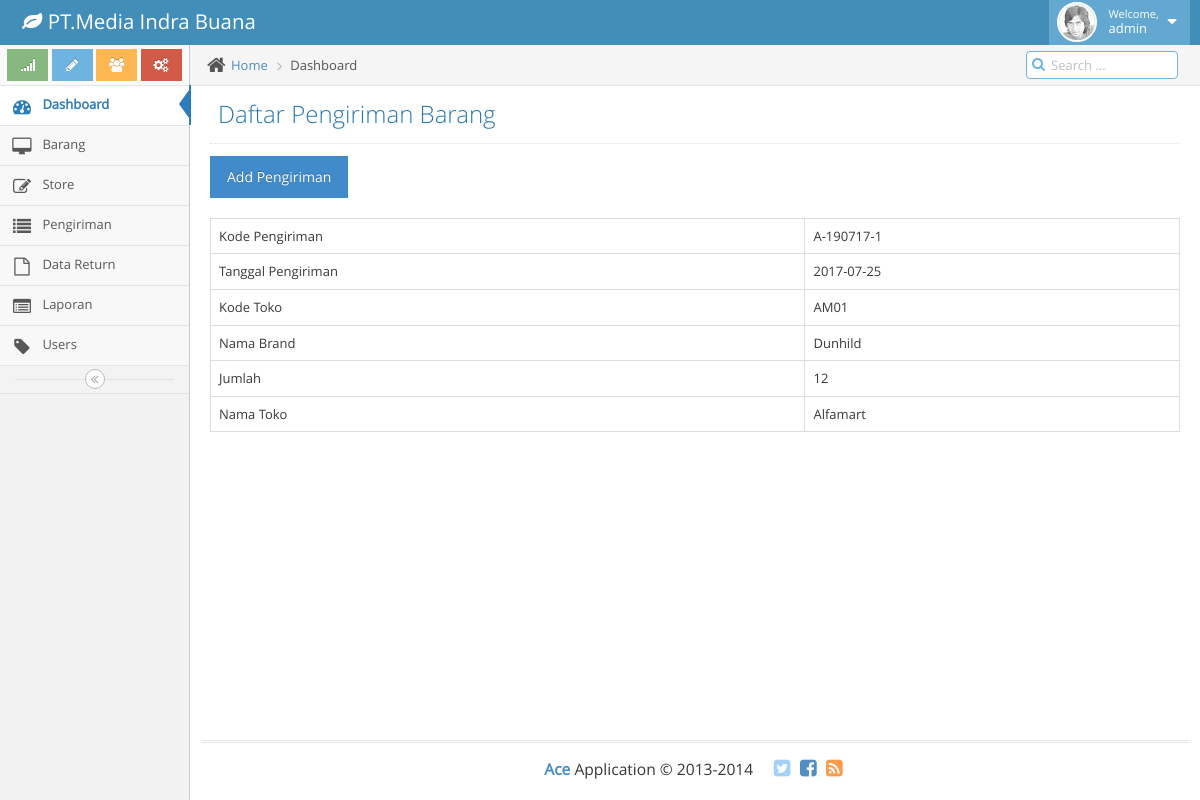
/Admin/pengiriman/view_pengiriman.php?kode_pengiriman=A-190717-1, run on the app's committed database.
### tables this page shows
CREATE TABLE `pengiriman` (
  `kode_pengiriman` varchar(11) NOT NULL,
  `tgl_pengiriman` date DEFAULT NULL,
  `kode_barang` varchar(11) DEFAULT NULL,
  `harga_satuan` int(20) DEFAULT NULL,
  `jumlah_barang` int(11) DEFAULT NULL,
  `kode_toko` varchar(11) DEFAULT NULL,
  `kode_status_pengiriman` int(11) DEFAULT NULL,
  `created_at` datetime DEFAULT NULL,
  `created_by` int(11) DEFAULT NULL,
  `modified_at` datetime DEFAULT NULL,
  `modified_by` int(11) DEFAULT NULL,
  PRIMARY KEY (`kode_pengiriman`)
);

CREATE TABLE `store` (
  `kode_toko` varchar(11) NOT NULL,
  `nama_toko` varchar(100) DEFAULT NULL,
  `alamat` text NOT NULL,
  `created_at` datetime DEFAULT NULL,
  `created_by` int(11) DEFAULT NULL,
  `modified_at` datetime DEFAULT NULL,
  `modified_by` int(11) DEFAULT NULL,
  PRIMARY KEY (`kode_toko`)
);

CREATE TABLE `barang` (
  `kode_barang` varchar(11) NOT NULL,
  `nama_barang` varchar(50) DEFAULT NULL,
  `brand` varchar(20) DEFAULT NULL,
  `isi` int(11) DEFAULT NULL,
  `harga` int(20) DEFAULT NULL,
  `created_at` datetime DEFAULT NULL,
  `created_by` varchar(20) DEFAULT NULL,
  `modified_at` datetime DEFAULT NULL,
  `modified_by` varchar(20) DEFAULT NULL,
  PRIMARY KEY (`kode_barang`)
);

### public/Admin/pengiriman/view_pengiriman.php (the view, shortened to what this page needs)
<!DOCTYPE html>
<html lang="en">
	<head>
		<link rel="stylesheet" href="../../assets/css/bootstrap.min.css" />
		<link rel="stylesheet" href="../../assets/font-awesome/4.5.0/css/font-awesome.min.css" />
		<link rel="stylesheet" href="../../assets/css/ace.min.css" class="ace-main-stylesheet" id="main-ace-style" />
		<link rel="stylesheet" href="../../assets/css/ace-skins.min.css" />
		<link rel="stylesheet" href="../../assets/css/ace-rtl.min.css" />
	</head>
	<body class="no-skin">
		<?php require 'main/head.php'; ?>
		<div class="main-container ace-save-state" id="main-container">
			<?php require 'main/aside.php'; ?>
			<div class="main-content">
				<div class="main-content-inner">
					<div class="breadcrumbs ace-save-state" id="breadcrumbs">
						<ul class="breadcrumb">
							<li>
								<i class="ace-icon fa fa-home home-icon"></i>
								<a href="#">Home</a>
							</li>
							<li class="active">Dashboard</li>
						</ul>
						<div class="nav-search" id="nav-search">
							<form class="form-search">
								<span class="input-icon">
									<input type="text" placeholder="Search ..." class="nav-search-input" id="nav-search-input" autocomplete="off" />
									<i class="ace-icon fa fa-search nav-search-icon"></i>
								</span>
							</form>
						</div>
					</div>
					<div class="page-content">
						<div class="page-header">
							<h1>
								Daftar Pengiriman Barang
							</h1>
						</div>
						<a href="pengiriman.php"><button class="btn btn-primary">Add Pengiriman</button></a>
						<br>
						<br>
						<div class="row">
						<?php
							$kode_pengiriman = $_GET['kode_pengiriman'];
							$query = mysql_query(" SELECT a.`kode_pengiriman`,a.`tgl_pengiriman`,a.`jumlah_barang`,b.`kode_toko`,b.`nama_toko`,c.`brand`,d.`status` FROM pengiriman AS a LEFT JOIN store AS b ON a.`kode_toko`=b.`kode_toko` LEFT JOIN barang	AS c ON a.`kode_barang`=c.`kode_barang` LEFT JOIN status_barang AS d ON a.`kode_status_pengiriman`=d.`id` WHERE kode_pengiriman='$kode_pengiriman'")or die(mysql_error());
								while ($data = mysql_fetch_array($query)) {
						?>
							<div class="col-xs-12">
								<table class="table table-bordered table-hover">
								<tr>
									<td>Kode Pengiriman</td>
										<td><?php echo $data['kode_pengiriman']; ?></td>
								</tr>
								<tr>
									<td>Tanggal Pengiriman</td>
										<td><?php echo $data['tgl_pengiriman']; ?></td>
								</tr>
								<tr>
									<td>Kode Toko</td>
										<td><?php echo $data['kode_toko']; ?></td>
								</tr>
								<tr>
									<td>Nama Brand</td>
										<td><?php echo $data['brand']; ?></td>
								</tr>
								<tr>
									<td>Jumlah</td>
										<td><?php echo $data['jumlah_barang']; ?></td>
								</tr>
									<tr>
										<td>Nama Toko</td>
										<td><?php echo $data['nama_toko']; ?></td>
									</tr>
								</table>
							</div>
						<?php } ?>
						</div>
					</div>
				</div>
			</div>
			<?php require 'main/footer.php'; ?>
		</div>
	</body>
</html>

### data on the page
pengiriman: kode_pengiriman "A-190717-1", tgl_pengiriman "2017-07-25", kode_toko.kode_toko "AM01", kode_barang.brand "Dunhild", jumlah_barang "12", kode_toko.nama_toko "Alfamart"
